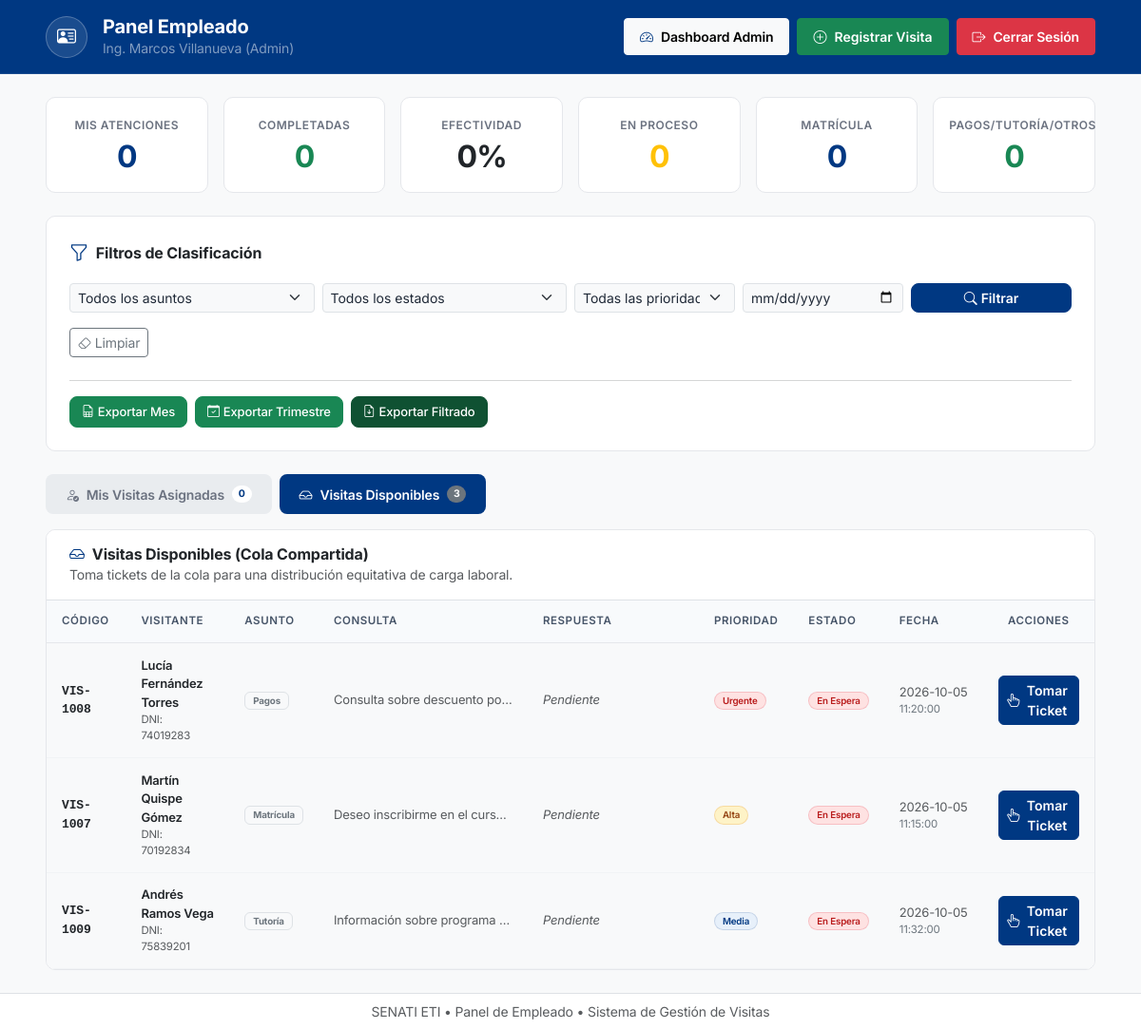
The page /empleado.php?tab=disponibles (signed in) on the database its author committed.
### tables this page shows
CREATE TABLE `visitas` (
  `id` INT AUTO_INCREMENT PRIMARY KEY,
  `codigo` VARCHAR(30) NOT NULL UNIQUE,
  `visitante` VARCHAR(150) NOT NULL,
  `dni` VARCHAR(15) NULL,
  `asunto_id` INT NOT NULL,
  `consulta` TEXT NOT NULL,
  `respuesta` TEXT NULL,
  `prioridad` ENUM('Baja', 'Media', 'Alta', 'Urgente') NOT NULL DEFAULT 'Media',
  `estado` ENUM('En Espera', 'En Proceso', 'Completada', 'Cancelada') NOT NULL DEFAULT 'En Espera',
  `empleado_id` INT NULL,
  `fecha_registro` DATE NOT NULL,
  `hora_registro` TIME NOT NULL,
  `t_registro` DATETIME NOT NULL COMMENT 'Marca temporal de escaneo QR / llegada',
  `t_inicio` DATETIME NULL COMMENT 'Marca temporal al tomar el ticket en ventanilla',
  `t_cierre` DATETIME NULL COMMENT 'Marca temporal al completar y dictaminar respuesta',
  `created_at` TIMESTAMP DEFAULT CURRENT_TIMESTAMP,
  `updated_at` TIMESTAMP DEFAULT CURRENT_TIMESTAMP ON UPDATE CURRENT_TIMESTAMP,
  INDEX `idx_visitas_estado` (`estado`),
  INDEX `idx_visitas_empleado` (`empleado_id`),
  INDEX `idx_visitas_asunto` (`asunto_id`),
  INDEX `idx_visitas_fecha` (`fecha_registro`),
  INDEX `idx_visitas_t_registro` (`t_registro`),
  CONSTRAINT `fk_visitas_asunto` FOREIGN KEY (`asunto_id`) 
    REFERENCES `asuntos` (`id`) ON UPDATE CASCADE ON DELETE RESTRICT,
  CONSTRAINT `fk_visitas_empleado` FOREIGN KEY (`empleado_id`) 
    REFERENCES `empleados` (`id`) ON UPDATE CASCADE ON DELETE SET NULL
);

CREATE TABLE `asuntos` (
  `id` INT AUTO_INCREMENT PRIMARY KEY,
  `nombre` VARCHAR(80) NOT NULL UNIQUE,
  `descripcion` VARCHAR(255) NULL,
  `tiempo_sla_minutos` INT DEFAULT 15,
  `activo` TINYINT(1) DEFAULT 1,
  `created_at` TIMESTAMP DEFAULT CURRENT_TIMESTAMP
);

### auth_check.php (called while the page is built, shortened)
<?php
function verificarSesion(array $rolesPermitidos = []): array {
    $usuario = $_SESSION['usuario'];
    return $usuario;
}
?>

### empleado.php (the view, shortened to what this page needs)
<?php
require_once __DIR__ . '/auth_check.php';
$usuario = verificarSesion(['empleado', 'administrador']);
$pdo = obtenerConexion();
$empleadoId = $usuario['empleado_id'] ?? 1;
$tab = $_GET['tab'] ?? 'asignadas';
$filtroFecha = $_GET['fecha'] ?? '';
$sqlEmpKPI = "SELECT
    COUNT(*) AS total,
    SUM(CASE WHEN estado = 'Completada' THEN 1 ELSE 0 END) AS completadas,
    SUM(CASE WHEN estado = 'En Proceso' THEN 1 ELSE 0 END) AS en_proceso,
    SUM(CASE WHEN asunto_id = 1 THEN 1 ELSE 0 END) AS matricula,
    SUM(CASE WHEN asunto_id != 1 THEN 1 ELSE 0 END) AS otros
FROM visitas
WHERE empleado_id = :emp_id";
$stmtEmpKPI = $pdo->prepare($sqlEmpKPI);
$stmtEmpKPI->execute([':emp_id' => $empleadoId]);
$kpisEmp = $stmtEmpKPI->fetch();
$empTotal = (int)($kpisEmp['total'] ?? 0);
$empCompletadas = (int)($kpisEmp['completadas'] ?? 0);
$empEnProceso = (int)($kpisEmp['en_proceso'] ?? 0);
$empMatricula = (int)($kpisEmp['matricula'] ?? 0);
$empOtros = (int)($kpisEmp['otros'] ?? 0);
$empEfectividad = ($empTotal > 0) ? round(($empCompletadas / $empTotal) * 100) : 0;
$stmtDispCount = $pdo->query("SELECT COUNT(*) FROM visitas WHERE empleado_id IS NULL OR estado = 'En Espera'");
$disponiblesCount = (int)$stmtDispCount->fetchColumn();
$sqlAsignadas = "SELECT v.*, a.nombre AS asunto_nombre
                 FROM visitas v
                 JOIN asuntos a ON v.asunto_id = a.id
                 WHERE v.empleado_id = :emp_id";
$paramsAsignadas = [':emp_id' => $empleadoId];
$sqlAsignadas .= " ORDER BY v.t_registro DESC";
$stmtAsignadas = $pdo->prepare($sqlAsignadas);
$stmtAsignadas->execute($paramsAsignadas);
$visitasAsignadas = $stmtAsignadas->fetchAll();
$sqlDisponibles = "SELECT v.*, a.nombre AS asunto_nombre
                   FROM visitas v
                   JOIN asuntos a ON v.asunto_id = a.id
                   WHERE (v.empleado_id IS NULL OR v.estado = 'En Espera')";
$paramsDisp = [];
$sqlDisponibles .= " ORDER BY (v.prioridad = 'Urgente') DESC, v.t_registro ASC";
$stmtDisponibles = $pdo->prepare($sqlDisponibles);
$stmtDisponibles->execute($paramsDisp);
$visitasDisponibles = $stmtDisponibles->fetchAll();
?>
<!DOCTYPE html>
<html lang="es">
<head>
  <link href="https://cdn.jsdelivr.net/npm/bootstrap@5.3.3/dist/css/bootstrap.min.css" rel="stylesheet">
  <link rel="stylesheet" href="https://cdn.jsdelivr.net/npm/bootstrap-icons@1.11.3/font/bootstrap-icons.min.css">
  <link rel="stylesheet" href="css/senati-theme.css">
</head>
<body class="bg-light d-flex flex-column min-vh-100">
  <nav class="senati-navbar text-white py-3 px-3 px-lg-5">
    <div class="d-flex flex-wrap justify-content-between align-items-center gap-3">
      <div class="d-flex align-items-center gap-3">
        <div class="rounded-circle bg-white bg-opacity-10 border border-white border-opacity-25 d-flex align-items-center justify-content-center" style="width: 44px; height: 44px;">
          <i class="bi bi-person-vcard fs-5 text-white"></i>
        </div>
        <div>
          <h1 class="h5 fw-bold mb-0 text-white">Panel Empleado</h1>
          <p class="small text-white-50 mb-0"><?php echo htmlspecialchars($usuario['nombre']); ?> (<?php echo htmlspecialchars($usuario['username']); ?>)</p>
        </div>
      </div>
      <div class="d-flex flex-wrap align-items-center gap-2">
        <?php if ($usuario['rol'] === 'administrador'): ?>
          <a href="dashboard.php" class="btn btn-sm btn-light d-flex align-items-center gap-2 fw-semibold px-3 py-2">
            <i class="bi bi-speedometer2 text-primary"></i>
            <span>Dashboard Admin</span>
          </a>
        <?php endif; ?>
        <button type="button" class="btn btn-sm btn-success d-flex align-items-center gap-2 fw-semibold px-3 py-2" data-bs-toggle="modal" data-bs-target="#modalRegisterVisit">
          <i class="bi bi-plus-circle"></i>
          <span>Registrar Visita</span>
        </button>
        <a href="logout.php" class="btn btn-sm btn-danger d-flex align-items-center gap-2 fw-semibold px-3 py-2">
          <i class="bi bi-box-arrow-right"></i>
          <span>Cerrar Sesión</span>
        </a>
      </div>
    </div>
  </nav>
  <main class="container-fluid px-3 px-lg-5 py-4 flex-grow-1">
    <div class="row g-3 mb-4">
      <div class="col-6 col-md-4 col-xl-2">
        <div class="kpi-card">
          <div class="kpi-title">Mis Atenciones</div>
          <div class="kpi-value text-primary"><?php echo $empTotal; ?></div>
        </div>
      </div>
      <div class="col-6 col-md-4 col-xl-2">
        <div class="kpi-card">
          <div class="kpi-title">Completadas</div>
          <div class="kpi-value text-success"><?php echo $empCompletadas; ?></div>
        </div>
      </div>
      <div class="col-6 col-md-4 col-xl-2">
        <div class="kpi-card">
          <div class="kpi-title">Efectividad</div>
          <div class="kpi-value text-dark"><?php echo $empEfectividad; ?>%</div>
        </div>
      </div>
      <div class="col-6 col-md-4 col-xl-2">
        <div class="kpi-card">
          <div class="kpi-title">En Proceso</div>
          <div class="kpi-value text-warning"><?php echo $empEnProceso; ?></div>
        </div>
      </div>
      <div class="col-6 col-md-4 col-xl-2">
        <div class="kpi-card">
          <div class="kpi-title">Matrícula</div>
          <div class="kpi-value text-primary"><?php echo $empMatricula; ?></div>
        </div>
      </div>
      <div class="col-6 col-md-4 col-xl-2">
        <div class="kpi-card">
          <div class="kpi-title">Pagos/Tutoría/Otros</div>
          <div class="kpi-value text-success"><?php echo $empOtros; ?></div>
        </div>
      </div>
    </div>
    <div class="card card-flat p-4 mb-4">
      <div class="d-flex align-items-center gap-2 mb-3">
        <i class="bi bi-funnel text-primary fs-5"></i>
        <h2 class="h6 fw-bold mb-0 text-dark">Filtros de Clasificación</h2>
      </div>
      <form method="GET" action="empleado.php" class="row g-2 mb-3">
        <div class="col-12 col-sm-6 col-lg-3">
          <select name="asunto" class="form-select form-select-sm">
            <option value="">Todos los asuntos</option>
          </select>
        </div>
        <div class="col-12 col-sm-6 col-lg-3">
          <select name="estado" class="form-select form-select-sm">
            <option value="">Todos los estados</option>
          </select>
        </div>
        <div class="col-12 col-sm-6 col-lg-2">
          <select name="prioridad" class="form-select form-select-sm">
            <option value="">Todas las prioridades</option>
          </select>
        </div>
        <div class="col-12 col-sm-6 col-lg-2">
          <input type="date" name="fecha" value="<?php echo htmlspecialchars($filtroFecha); ?>" class="form-control form-control-sm">
        </div>
        <div class="col-12 col-lg-2">
          <button type="submit" class="btn btn-sm btn-senati-primary w-100 d-flex align-items-center justify-content-center gap-1">
            <i class="bi bi-search"></i>
            <span>Filtrar</span>
          </button>
        </div>
      </form>
      <div class="d-flex align-items-center gap-2 mb-3">
        <a href="empleado.php?tab=<?php echo htmlspecialchars($tab); ?>" class="btn btn-sm btn-outline-secondary d-flex align-items-center gap-1">
          <i class="bi bi-eraser"></i>
          <span>Limpiar</span>
        </a>
      </div>
      <hr class="text-muted opacity-25 my-2">
      <div class="d-flex flex-wrap align-items-center gap-2 pt-2">
        <a href="acciones.php?accion=exportar_csv&tipo=mes" class="btn btn-export-green d-flex align-items-center gap-1">
          <i class="bi bi-file-earmark-spreadsheet"></i>
          <span>Exportar Mes</span>
        </a>
        <a href="acciones.php?accion=exportar_csv&tipo=trimestre" class="btn btn-export-green d-flex align-items-center gap-1">
          <i class="bi bi-calendar-check"></i>
          <span>Exportar Trimestre</span>
        </a>
        <a href="acciones.php?accion=exportar_csv&tipo=filtrado" class="btn btn-export-darkgreen d-flex align-items-center gap-1">
          <i class="bi bi-file-earmark-arrow-down"></i>
          <span>Exportar Filtrado</span>
        </a>
      </div>
    </div>
    <ul class="nav nav-workflow d-flex gap-2 mb-3">
      <li class="nav-item">
        <a href="?tab=asignadas" class="nav-link <?php echo ($tab === 'asignadas') ? 'active' : ''; ?> d-flex align-items-center gap-2">
          <i class="bi bi-person-check"></i>
          <span>Mis Visitas Asignadas</span>
          <span class="badge bg-white text-primary rounded-pill small"><?php echo count($visitasAsignadas); ?></span>
        </a>
      </li>
      <li class="nav-item">
        <a href="?tab=disponibles" class="nav-link <?php echo ($tab === 'disponibles') ? 'active' : ''; ?> d-flex align-items-center gap-2">
          <i class="bi bi-inbox"></i>
          <span>Visitas Disponibles</span>
          <span class="badge bg-secondary rounded-pill small"><?php echo $disponiblesCount; ?></span>
        </a>
      </li>
    </ul>
    <div class="card card-flat overflow-hidden">
      <div class="p-3 px-4 border-bottom bg-white">
        <h3 class="h6 fw-bold mb-0 text-dark">
          <?php if ($tab === 'asignadas'): ?>
            <i class="bi bi-person-check text-primary me-2"></i>Mis Visitas Asignadas
          <?php else: ?>
            <i class="bi bi-inbox text-primary me-2"></i>Visitas Disponibles (Cola Compartida)
          <?php endif; ?>
        </h3>
        <p class="text-muted small mb-0">
          <?php echo ($tab === 'asignadas') ? 'Responde las consultas y actualiza el estado de las visitas.' : 'Toma tickets de la cola para una distribución equitativa de carga laboral.'; ?>
        </p>
      </div>
      <div class="table-responsive">
        <table class="table table-senati table-hover align-middle">
          <thead>
            <tr>
              <th scope="col">Código</th>
              <th scope="col">Visitante</th>
              <th scope="col">Asunto</th>
              <th scope="col" style="min-width: 180px;">Consulta</th>
              <th scope="col" style="min-width: 180px;">Respuesta</th>
              <th scope="col">Prioridad</th>
              <th scope="col">Estado</th>
              <th scope="col">Fecha</th>
              <th scope="col" class="text-center">Acciones</th>
            </tr>
          </thead>
          <tbody>
            <?php
            $listaActual = ($tab === 'asignadas') ? $visitasAsignadas : $visitasDisponibles;
            if (!empty($listaActual)):
              foreach ($listaActual as $v):
                $badgePrioridad = match($v['prioridad']) {
                  'Alta' => 'badge-subtle-warning',
                  'Urgente' => 'badge-subtle-danger',
                  default => 'badge-subtle-primary'
                };
                $badgeEstado = match($v['estado']) {
                  'Completada' => 'badge-subtle-success',
                  'En Proceso' => 'badge-subtle-warning',
                  default => 'badge-subtle-danger'
                };
            ?>
              <tr>
                <td class="fw-bold font-monospace text-dark"><?php echo htmlspecialchars($v['codigo']); ?></td>
                <td>
                  <div class="fw-semibold text-dark"><?php echo htmlspecialchars($v['visitante']); ?></div>
                  <div class="text-muted small">DNI: <?php echo htmlspecialchars($v['dni'] ?? 'Sin reg.'); ?></div>
                </td>
                <td><span class="badge bg-light text-secondary border px-2 py-1"><?php echo htmlspecialchars($v['asunto_nombre']); ?></span></td>
                <td class="text-muted text-truncate" style="max-width: 220px;" title="<?php echo htmlspecialchars($v['consulta']); ?>">
                  <?php echo htmlspecialchars($v['consulta']); ?>
                </td>
                <td class="text-muted text-truncate" style="max-width: 220px;" title="<?php echo htmlspecialchars($v['respuesta'] ?? ''); ?>">
                  <?php echo !empty($v['respuesta']) ? htmlspecialchars($v['respuesta']) : '<span class="text-muted fst-italic">Pendiente</span>'; ?>
                </td>
                <td><span class="badge <?php echo $badgePrioridad; ?> px-2 py-1 rounded-pill"><?php echo htmlspecialchars($v['prioridad']); ?></span></td>
                <td><span class="badge <?php echo $badgeEstado; ?> px-2 py-1 rounded-pill"><?php echo htmlspecialchars($v['estado']); ?></span></td>
                <td class="text-nowrap small text-muted">
                  <div><?php echo htmlspecialchars($v['fecha_registro']); ?></div>
                  <div class="text-secondary small"><?php echo htmlspecialchars($v['hora_registro']); ?></div>
                </td>
                <td class="text-center">
                  <?php if ($tab === 'asignadas'): ?>
                    <button type="button" class="btn btn-sm btn-outline-primary py-1 px-2.5 rounded-2 d-inline-flex align-items-center gap-1"
                            onclick="cargarModalRespuesta(<?php echo htmlspecialchars(json_encode($v)); ?>)">
                      <i class="bi bi-pencil-square"></i>
                      <span>Atender</span>
                    </button>
                  <?php else: ?>
                    <form method="POST" action="acciones.php">
                      <button type="submit" class="btn btn-sm btn-senati-primary py-1 px-2.5 rounded-2 d-inline-flex align-items-center gap-1">
                        <i class="bi bi-hand-index-thumb"></i>
                        <span>Tomar Ticket</span>
                      </button>
                    </form>
                  <?php endif; ?>
                </td>
              </tr>
            <?php endforeach; endif; ?>
          </tbody>
        </table>
      </div>
    </div>
  </main>
  <footer class="bg-white border-top py-2 px-4 text-center text-muted small mt-auto">
    SENATI ETI • Panel de Empleado • Sistema de Gestión de Visitas
  </footer>
</body>
</html>

### rows shown on the page
visitas: codigo "VIS-1008", visitante "Lucía Fernández Torres", dni "74019283", asunto.nombre "Pagos", consulta "Consulta sobre descuento po…", shows "Pendiente", prioridad "Urgente", estado "En Espera", fecha_registro "2026-10-05", hora_registro "11:20:00"
visitas: codigo "VIS-1007", visitante "Martín Quispe Gómez", dni "70192834", asunto.nombre "Matrícula", consulta "Deseo inscribirme en el curs…", shows "Pendiente", prioridad "Alta", estado "En Espera", fecha_registro "2026-10-05", hora_registro "11:15:00"
visitas: codigo "VIS-1009", visitante "Andrés Ramos Vega", dni "75839201", asunto.nombre "Tutoría", consulta "Información sobre programa…", shows "Pendiente", prioridad "Media", estado "En Espera", fecha_registro "2026-10-05", hora_registro "11:32:00"

### other values the page prints
$usuario['nombre'] "Ing. Marcos Villanueva"
$usuario['username'] "Admin"
$empTotal "0"
$empCompletadas "0"
$empEfectividad "0"
$empEnProceso "0"
$empMatricula "0"
$empOtros "0"
count($visitasAsignadas) "0"
$disponiblesCount "3"
